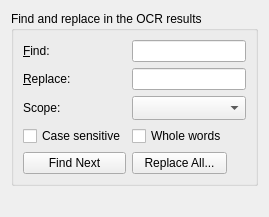
           <widget class="QWidget" name="findReplaceTabContents">
            <layout class="QVBoxLayout" name="findReplaceTabLayout">
             <item>
              <widget class="QGroupBox" name="findReplaceGroupBox">
               <property name="title">
                <string>Find and replace in the OCR results</string>
               </property>
               <layout class="QGridLayout" name="findReplaceLayout">
                <item row="0" column="0">
                 <widget class="QLabel" name="findLabel">
                  <property name="text">
                   <string>&amp;Find:</string>
                  </property>
                  <property name="buddy">
                   <cstring>findEdit</cstring>
                  </property>
                 </widget>
                </item>
                <item row="0" column="1" rowspan="1" colspan="2">
                 <widget class="QLineEdit" name="findEdit">
                  <property name="accessibleName">
                   <string>Find</string>
                  </property>
                 </widget>
                </item>
                <item row="1" column="0">
                 <widget class="QLabel" name="replaceLabel">
                  <property name="text">
                   <string>&amp;Replace:</string>
                  </property>
                  <property name="buddy">
                   <cstring>replaceEdit</cstring>
                  </property>
                 </widget>
                </item>
                <item row="1" column="1" rowspan="1" colspan="2">
                 <widget class="QLineEdit" name="replaceEdit">
                  <property name="accessibleName">
                   <string>Replace with</string>
                  </property>
                 </widget>
                </item>
                <item row="2" column="0">
                 <widget class="QLabel" name="findScopeLabel">
                  <property name="text">
                   <string>Scope:</string>
                  </property>
                  <property name="buddy">
                   <cstring>findScopeComboBox</cstring>
                  </property>
                 </widget>
                </item>
                <item row="2" column="1" rowspan="1" colspan="2">
                 <widget class="QComboBox" name="findScopeComboBox">
                  <property name="accessibleName">
                   <string>Scope of the search</string>
                  </property>
                  <property name="sizeAdjustPolicy">
                   <enum>QComboBox::AdjustToMinimumContentsLengthWithIcon</enum>
                  </property>
                  <property name="minimumContentsLength">
                   <number>8</number>
                  </property>
                 </widget>
                </item>
                <item row="3" column="0">
                 <widget class="QCheckBox" name="caseSensitiveCheckBox">
                  <property name="text">
                   <string>Case sensitive</string>
                  </property>
                  <property name="accessibleName">
                   <string>Case sensitive</string>
                  </property>
                 </widget>
                </item>
                <item row="3" column="1">
                 <widget class="QCheckBox" name="wholeWordsCheckBox">
                  <property name="text">
                   <string>Whole words</string>
                  </property>
                  <property name="accessibleName">
                   <string>Whole words</string>
                  </property>
                 </widget>
                </item>
                <item row="4" column="0">
                 <widget class="QPushButton" name="findNextButton">
                  <property name="text">
                   <string>Find Next</string>
                  </property>
                  <property name="accessibleName">
                   <string>Find Next</string>
                  </property>
                 </widget>
                </item>
                <item row="4" column="1">
                 <widget class="QPushButton" name="replaceAllButton">
                  <property name="text">
                   <string>Replace All...</string>
                  </property>
                  <property name="toolTip">
                   <string>Shows the number of occurrences and a preview before the replacement. The whole replacement is a single undo step.</string>
                  </property>
                  <property name="accessibleName">
                   <string>Replace All</string>
                  </property>
                 </widget>
                </item>
               </layout>
              </widget>
             </item>
             <item>
              <spacer name="findReplaceTabSpacer">
               <property name="orientation">
                <enum>Qt::Vertical</enum>
               </property>
               <property name="sizeHint" stdset="0">
                <size>
                 <width>20</width>
                 <height>20</height>
                </size>
               </property>
              </spacer>
             </item>
            </layout>
           </widget>
